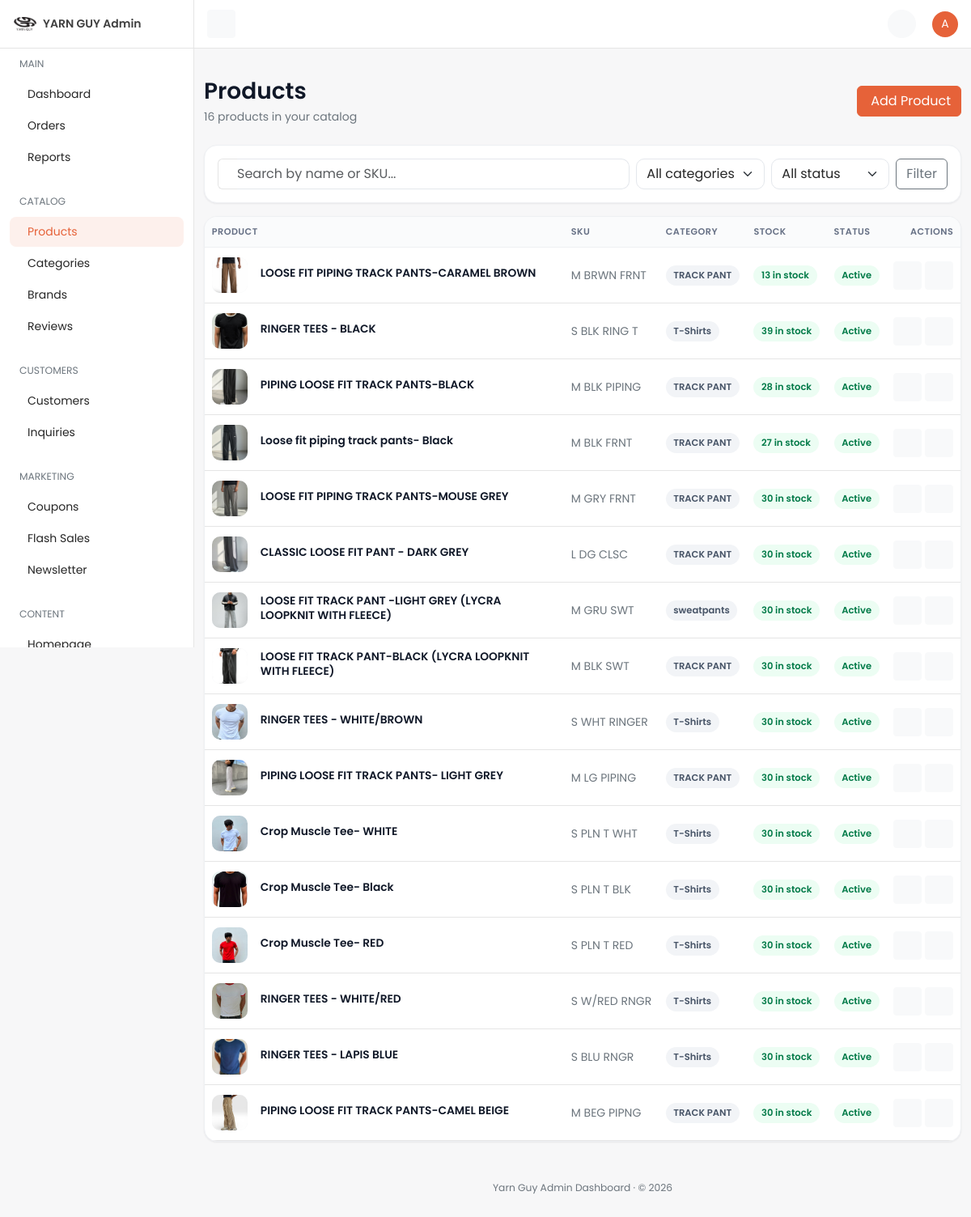
/dashboard/product/ (signed in), run on an earlier commit of the app's database.
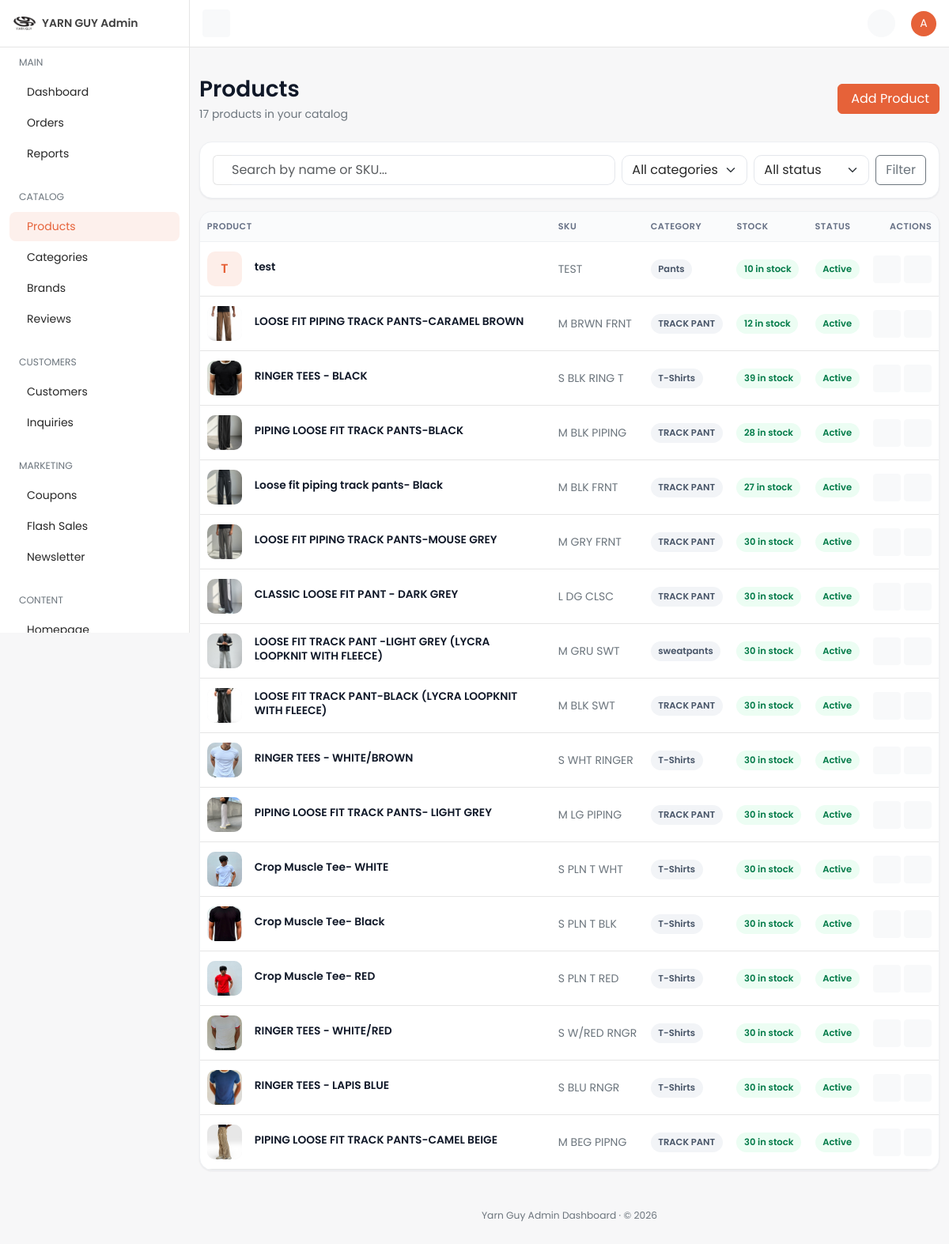
And on a later commit of the database.
### catalog/models.py (models this page shows, shortened)
class Product(TimeStampedModel):
    name = models.CharField(max_length=255, verbose_name="Name")
    slug = models.SlugField(
        max_length=255,
        unique=True,
        db_index=True,
        verbose_name="Slug",
    )
    sku = models.CharField(
        max_length=64,
        unique=True,
        db_index=True,
        verbose_name="SKU",
        help_text="Stock keeping unit identifier.",
    )
    category = models.ForeignKey(
        Category,
        on_delete=models.PROTECT,
        related_name="products",
        verbose_name="Category",
    )
    brand = models.ForeignKey(
        Brand,
        on_delete=models.SET_NULL,
        null=True,
        blank=True,
        related_name="products",
        verbose_name="Brand",
    )
    base_price = models.DecimalField(
        max_digits=12,
        decimal_places=2,
        verbose_name="Base price",
        help_text="Default price before variant deltas.",
    )
    mrp = models.DecimalField(max_digits=12, decimal_places=2, verbose_name="MRP")
    purchase_price = models.DecimalField(max_digits=12, decimal_places=2, verbose_name="Purchase Price")
    is_rental = models.BooleanField(default=False, db_index=True, verbose_name="Is Rental Eligible")
    rental_price = models.DecimalField(max_digits=12, decimal_places=2, null=True, blank=True, verbose_name="Rental Price")
    show_rental_storefront = models.BooleanField(default=True, db_index=True, verbose_name="Show Rental in Storefront")
    color = models.CharField(
        max_length=50,
        blank=True,
        db_index=True,
        verbose_name="Color",
        help_text="Primary color for PLP color-filter chips.",
    )
    is_active = models.BooleanField(
        default=True,
        db_index=True,
        verbose_name="Is active",
    )
    is_featured = models.BooleanField(
        default=False,
        db_index=True,
        verbose_name="Is featured",
    )
    is_bestseller = models.BooleanField(
        default=False,
        db_index=True,
        verbose_name="Is bestseller",
    )
    is_new_arrival = models.BooleanField(
        default=False,
        db_index=True,
        verbose_name="Is new arrival",
    )
    stock_quantity = models.PositiveIntegerField(
        default=0,
        verbose_name="Stock quantity",
    )
    meta_title = models.CharField(max_length=70, blank=True, verbose_name="Meta title")
    meta_description = models.CharField(max_length=160, blank=True, verbose_name="Meta description")
    og_image = models.ImageField(
        upload_to="seo/products/",
        blank=True,
        null=True,
        verbose_name="Open Graph image",
    )
    low_stock_threshold = models.PositiveIntegerField(
        default=5,
        verbose_name="Low stock threshold",
        help_text="Triggers low-stock alerts when stock falls at or below this value.",
    )
    class Meta:
        verbose_name = "Product"
        verbose_name_plural = "Products"
        indexes = [
            models.Index(
                fields=["is_active", "category_id"],
                name="cat_prod_active_category_idx",
            ),
            models.Index(
                fields=["is_active", "is_bestseller"],
                name="cat_prod_active_bestseller_idx",
            ),
            models.Index(fields=["is_active", "is_new_arrival"], name="cat_prod_active_new_idx"),
            models.Index(
                fields=["is_active", "is_featured"], name="cat_prod_featured_idx"
            ),
        ]
    @property
    def price(self):
        return self.base_price
    @price.setter
    def price(self, value):
        self.base_price = value

class Category(TimeStampedModel):
    name = models.CharField(
        max_length=120,
        verbose_name="Name",
        help_text="Display name of the category.",
    )
    slug = models.SlugField(
        max_length=120,
        unique=True,
        db_index=True,
        verbose_name="Slug",
        help_text="URL-friendly category identifier.",
    )
    meta_title = models.CharField(max_length=70, blank=True, verbose_name="Meta title")
    meta_description = models.CharField(max_length=160, blank=True, verbose_name="Meta description")
    og_image = models.ImageField(
        upload_to="seo/categories/",
        blank=True,
        null=True,
        verbose_name="Open Graph image",
    )
    parent = models.ForeignKey(
        "self",
        on_delete=models.SET_NULL,
        null=True,
        blank=True,
        related_name="children",
        verbose_name="Parent category",
        help_text="Parent node in the category tree; null for top-level.",
    )
    display_order = models.PositiveIntegerField(
        default=0,
        verbose_name="Display order",
        help_text="Lower values appear first in navigation.",
    )
    is_active = models.BooleanField(
        default=True,
        db_index=True,
        verbose_name="Is active",
        help_text="When False, category is hidden from the storefront.",
    )
    class Meta:
        verbose_name = "Category"
        verbose_name_plural = "Categories"
        ordering = ["display_order", "name"]
        indexes = [
            models.Index(fields=["is_active"], name="cat_category_is_active_idx"),
        ]

### dashboard/views/catalog.py (the view)
# urls.py: path("product/", catalog.ProductListView.as_view(), name="product-list"),
class ProductListView(DashboardListView):
    model = Product
    template_name = "dashboard/catalog/product_list.html"
    nav_section = "products"
    url_basename = "product"
    singular_name = "Product"
    plural_name = "Products"
    search_fields = ["name", "sku"]
    select_related = ["category", "brand"]
    prefetch_related = ["images"]
    paginate_by = 20
    def get_queryset(self):
        qs = super().get_queryset()
        status = self.request.GET.get("status", "")
        if status == "active":
            qs = qs.filter(is_active=True)
        elif status == "inactive":
            qs = qs.filter(is_active=False)
        elif status == "low":
            qs = qs.filter(stock_quantity__lte=F("low_stock_threshold"))
        elif status == "out":
            qs = qs.filter(stock_quantity=0)
        category = self.request.GET.get("category", "")
        if category.isdigit():
            qs = qs.filter(category_id=int(category))
        return qs
    def get_context_data(self, **kwargs):
        context = super().get_context_data(**kwargs)
        default_currency = Currency.objects.filter(is_default=True).first()
        context["currency_symbol"] = default_currency.symbol if default_currency else ""
        context["categories"] = Category.objects.order_by("name")
        context["status_filter"] = self.request.GET.get("status", "")
        context["category_filter"] = self.request.GET.get("category", "")
        return context

### cart/selectors.py (called while the page is built, shortened)
def get_cart_for_request(*, request: HttpRequest) -> Optional[Cart]:
    if hasattr(request, _CART_CACHE_ATTR):
        return getattr(request, _CART_CACHE_ATTR)
    if not request.session.session_key:
        request.session.create()
    session_key = request.session.session_key
    cart = None
    if request.user.is_authenticated and hasattr(request.user, "customer_profile"):
        cart = (
            Cart.objects.filter(customer_profile=request.user.customer_profile)
            .select_related("currency")
            .first()
        )
    if cart is None and session_key:
        cart = (
            Cart.objects.filter(session_key=session_key)
            .select_related("currency")
            .first()
        )
    setattr(request, _CART_CACHE_ATTR, cart)
    return cart

def get_cart_item_count(*, cart: Cart | None) -> int:
    if cart is None:
        return 0
    total = CartItem.objects.filter(cart=cart).aggregate(total=Sum("quantity"))["total"]
    return int(total or 0)

def get_cart_count(*, request: HttpRequest) -> int:
    cart = get_cart_for_request(request=request)
    return get_cart_item_count(cart=cart)

### dashboard/templates/dashboard/catalog/product_list.html (shortened to what this page needs)
{% extends "dashboard/base.html" %}
{% load dashboard_extras %}
{% block page_title %}Products{% endblock %}
{% block breadcrumbs %}<p class="mb-0 text-secondary">{{ paginator.count }} product{{ paginator.count|pluralize }} in your catalog</p>{% endblock %}
{% block page_actions %}
<a href="{{ create_url }}" class="btn btn-primary">Add Product</a>
{% endblock %}
{% block content %}
<div class="card mb-3">
  <div class="card-body">
    <form method="get" class="row g-2 align-items-center">
      <div class="col-12 col-md">
        <div class="input-group">
          <span class="input-group-text bg-transparent border-end-0"></span>
          <input type="text" name="q" value="{{ search_query }}" class="form-control border-start-0 ps-0"
                 placeholder="Search by name or SKU..." />
        </div>
      </div>
      <div class="col-6 col-md-auto">
        <select name="category" class="form-select" onchange="this.form.submit()">
          <option value="">All categories</option>
        </select>
      </div>
      <div class="col-6 col-md-auto">
        <select name="status" class="form-select" onchange="this.form.submit()">
          <option value="">All status</option>
        </select>
      </div>
      <div class="col-12 col-md-auto d-grid d-md-block">
        <button type="submit" class="btn btn-outline-secondary">Filter</button>
      </div>
    </form>
  </div>
</div>
<div class="card table-responsive">
  <table class="table data-table align-middle mb-0">
    <thead>
      <tr>
        <th>Product</th>
        <th>SKU</th>
        <th>Category</th>
        <th>Stock</th>
        <th>Status</th>
        <th class="text-end">Actions</th>
      </tr>
    </thead>
    <tbody>
      {% for obj in objects %}
      <tr>
        <td>
          <div class="d-flex align-items-center gap-3">
            {% with img=obj|primary_image %}
            {% if img %}<img src="{{ img }}" class="thumb" alt="">{% else %}<span class="thumb thumb-fallback">{{ obj.name|first|upper }}</span>{% endif %}
            {% endwith %}
            <div class="list-main">
              <p class="list-title mb-0">{{ obj.name }}</p>
            </div>
          </div>
        </td>
        <td class="text-nowrap"><span class="text-secondary">{{ obj.sku }}</span></td>
        <td>{% if obj.category_id %}<span class="pill pill-gray">{{ obj.category.name }}</span>{% else %}<span class="text-secondary">—</span>{% endif %}</td>
        <td>
          {% if obj.stock_quantity == 0 %}
            <span class="pill pill-red">Out of stock</span>
          {% elif obj.stock_quantity <= obj.low_stock_threshold %}
            <span class="pill pill-amber">{{ obj.stock_quantity }} left</span>
          {% else %}
            <span class="pill pill-green">{{ obj.stock_quantity }} in stock</span>
          {% endif %}
        </td>
        <td>
          {% if obj.is_active %}<span class="pill pill-green">Active</span>{% else %}<span class="pill pill-gray">Inactive</span>{% endif %}
        </td>
        <td class="text-end">
          <div class="d-inline-flex gap-1">
            <a href="{% url 'dashboard:product-update' obj.pk %}" class="btn btn-icon btn-sm btn-light" title="Edit"></a>
            <a href="{% url 'dashboard:product-delete' obj.pk %}" class="btn btn-icon btn-sm btn-light text-danger" title="Delete"></a>
          </div>
        </td>
      </tr>
      {% endfor %}
    </tbody>
  </table>
</div>
{% endblock %}

What changed in the data, as far as the page shows it:
added Product: name|first "T", name "test", sku "TEST", category.name "Pants", stock_quantity "10", is_active "Active"
changed Product "M BRWN FRNT": stock_quantity "13" → "12"
Also different on the page:
{{ paginator.count }}: "16" → "17"
